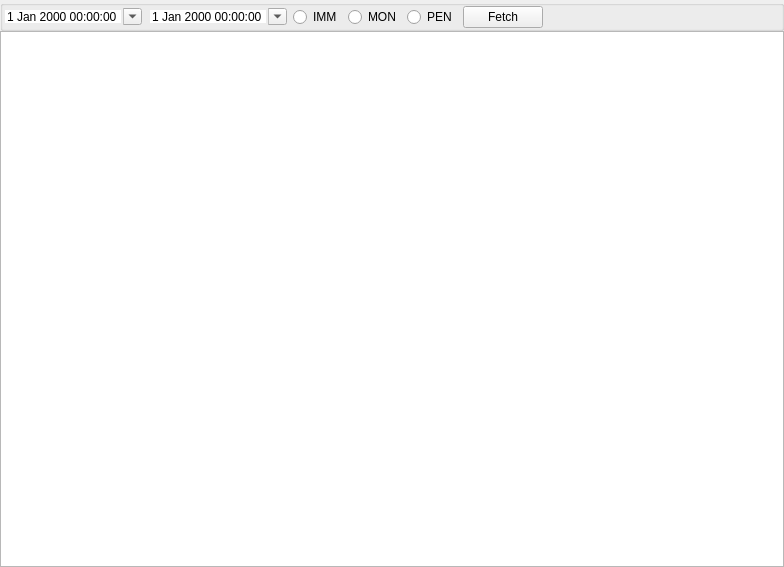
<?xml version="1.0" encoding="UTF-8"?>
<ui version="4.0">
 <class>StatementWidget</class>
 <widget class="QWidget" name="StatementWidget">
  <property name="geometry">
   <rect>
    <x>0</x>
    <y>0</y>
    <width>784</width>
    <height>567</height>
   </rect>
  </property>
  <property name="windowTitle">
   <string/>
  </property>
  <layout class="QGridLayout" name="gridLayout">
   <property name="leftMargin">
    <number>0</number>
   </property>
   <property name="topMargin">
    <number>0</number>
   </property>
   <property name="rightMargin">
    <number>0</number>
   </property>
   <property name="bottomMargin">
    <number>0</number>
   </property>
   <property name="spacing">
    <number>0</number>
   </property>
   <item row="0" column="0">
    <widget class="QGroupBox" name="tableGroup">
     <property name="sizePolicy">
      <sizepolicy hsizetype="Preferred" vsizetype="Preferred">
       <horstretch>0</horstretch>
       <verstretch>0</verstretch>
      </sizepolicy>
     </property>
     <property name="title">
      <string/>
     </property>
     <layout class="QHBoxLayout" name="horizontalLayout_2">
      <property name="spacing">
       <number>-1</number>
      </property>
      <property name="leftMargin">
       <number>0</number>
      </property>
      <property name="topMargin">
       <number>0</number>
      </property>
      <property name="rightMargin">
       <number>0</number>
      </property>
      <property name="bottomMargin">
       <number>0</number>
      </property>
      <item>
       <widget class="DateTimeEdit" name="start">
        <property name="frame">
         <bool>false</bool>
        </property>
        <property name="calendarPopup">
         <bool>true</bool>
        </property>
       </widget>
      </item>
      <item>
       <widget class="DateTimeEdit" name="end">
        <property name="frame">
         <bool>false</bool>
        </property>
        <property name="calendarPopup">
         <bool>true</bool>
        </property>
       </widget>
      </item>
      <item>
       <widget class="QRadioButton" name="rBtnIMM">
        <property name="text">
         <string>IMM</string>
        </property>
       </widget>
      </item>
      <item>
       <widget class="QRadioButton" name="rBtnMON">
        <property name="text">
         <string>MON</string>
        </property>
       </widget>
      </item>
      <item>
       <widget class="QRadioButton" name="rBtnPEN">
        <property name="text">
         <string>PEN</string>
        </property>
       </widget>
      </item>
      <item>
       <widget class="QPushButton" name="pBtnFetch">
        <property name="text">
         <string>Fetch</string>
        </property>
       </widget>
      </item>
      <item>
       <spacer name="horizontalSpacer_3">
        <property name="orientation">
         <enum>Qt::Orientation::Horizontal</enum>
        </property>
        <property name="sizeHint" stdset="0">
         <size>
          <width>516</width>
          <height>17</height>
         </size>
        </property>
       </spacer>
      </item>
     </layout>
    </widget>
   </item>
   <item row="1" column="0">
    <widget class="QTableView" name="tableView"/>
   </item>
  </layout>
 </widget>
 <customwidgets>
  <customwidget>
   <class>DateTimeEdit</class>
   <extends>QDateTimeEdit</extends>
   <header location="global">widget/datetimeedit.h</header>
  </customwidget>
 </customwidgets>
 <resources/>
 <connections/>
</ui>
